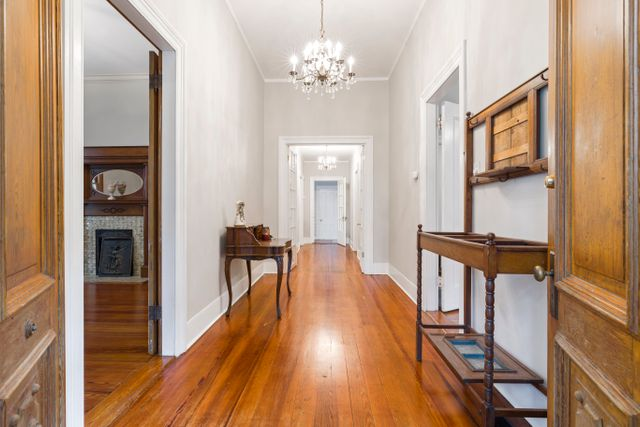
#> input picture web/assets/images/room-appartement-ancien-640.jpg, 640 x 427 px
$ python -i floor_geometric.py   (imports and definitions only)   (older library calls are emulated)
#> lines starting #> are read from the running program, lines starting #| are printed output that depends on the picture
### app/services/floor_segmentation.py
"""Segmentation du sol — interface commune, et l'adaptation qui compte.

**EXPLORATOIRE. AUCUNE VÉRITÉ TERRAIN OFFICIELLE. AUCUN CHOIX DE MODÈLE.**

Ce module donne une forme commune à des candidats qui ne se ressemblent pas :
une base géométrique sans apprentissage, et des modèles sémantiques entraînés
sur ADE20K. Trois candidats, pas trente : il n'y a donc ni registre de
greffons, ni fabrique, ni découverte dynamique — une fonction et un
`Protocol` suffisent, et une usine à plugins pour trois entrées serait du
décor.

## Le point qui décide de tout : `floor` n'est pas `floorVisible`

ADE20K a une classe `floor;flooring` (indice 3 en base zéro, 4 en base un) et
une classe `rug;carpet;carpeting` (28 / 29). Un modèle qui les prédit ne
répond pas pour autant à notre question. Notre `floorVisible`
(`docs/annotation-protocol.md`) est **plus strict** :

* il exclut les tapis — que la classe `rug` permet justement de retirer ;
* il exclut ce qui **repose** sur le sol : meubles, pieds, cartons. ADE20K a
  des classes pour beaucoup d'entre eux, mais elles décrivent l'objet, pas le
  fait qu'il masque le sol ;
* il exclut la surface **extérieure** vue par une ouverture — ADE20K la nomme
  `earth`, `grass`, `sidewalk`, `road`… sans dire qu'elle est dehors ;
* il exclut les éléments techniques encastrés, qu'aucune classe ne distingue ;
* et il **inclut** les ombres et les reflets francs, qu'un modèle a tendance à
  perdre.

L'adaptation appliquée ici est donc **volontairement minimale et générale** :

    floorVisible ≈ (classe floor)  −  (classes de revêtement posé)

et rien d'autre. Pas de règle par scène, pas de seuil ajusté à la main sur une
image, aucune information venue des relevés. Ce qui manque à cette règle est
précisément ce que le LOT D doit apporter — et le mesurer honnêtement suppose
de ne pas le compenser ici en cachette.

## Ce que ce module ne fait pas

Il ne choisit pas, il ne classe pas, il ne note pas. Il exécute et il rend un
masque, une frontière et des durées. Le jugement appartient à l'œil humain sur
les aperçus, et aux métriques une fois qu'une vérité terrain approuvée
existera — c'est-à-dire pas aujourd'hui.
"""

from __future__ import annotations

from dataclasses import dataclass, field
from typing import Protocol

import cv2
import numpy as np

#: Indices ADE20K (base zéro, ordre de `objectInfo150.csv`) dont nous avons
#: besoin. Relevés sur la liste officielle, pas devinés :
#: `wall` 0, `floor;flooring` 3, `rug;carpet;carpeting` 28.
ADE20K_FLOOR = 3
ADE20K_RUG = 28
ADE20K_WALL = 0

#: Ce qu'on retire du sol prédit : un revêtement posé n'est pas du sol
#: remplaçable. C'est la seule soustraction faite, et elle est générale.
ADE20K_FLOOR_COVERINGS = (ADE20K_RUG,)


@dataclass(frozen=True, slots=True)
class FloorSegmentationResult:
    """Ce qu'un candidat rend, quel qu'il soit.

    `mask` est booléen, à la résolution de l'image d'entrée. `probability`
    n'existe que si le candidat en produit une — une base géométrique n'en a
    aucune, et lui en inventer une serait mentir sur sa nature.
    """

    candidate: str
    mask: np.ndarray
    probability: np.ndarray | None = None
    #: Frontière du masque, en coordonnées normalisées : c'est là que se juge
    #: la limite sol/mur, et elle ne demande aucun modèle de plus.
    boundary: list[list[tuple[float, float]]] = field(default_factory=list)
    #: `model_load`, `inference`, `post`, `total` — en ms. Une clé absente
    #: signifie « étage non exécuté », jamais « instantané ».
    timings: dict[str, float] = field(default_factory=dict)
    metadata: dict[str, object] = field(default_factory=dict)
    #: Carte de classes complète, quand le candidat est sémantique. Sert au
    #: pipeline expérimental pour lire d'autres classes que le sol — le tapis
    #: en premier — sans relancer le modèle. `None` pour une base géométrique,
    #: qui ne connaît aucune classe.
    labels: np.ndarray | None = None

    # [4 lines left out: function coverage, not called in this run]


class FloorSegmenter(Protocol):
    """Un candidat. Une méthode, et un nom pour le reconnaître."""

    name: str

    def segment(self, image_rgb: np.ndarray) -> FloorSegmentationResult: ...


# [16 lines left out: function semantic_to_floor_visible, not called in this run]


def clean_mask(mask: np.ndarray, *, min_area_ratio: float = 0.002) -> np.ndarray:
    """Retire les miettes, garde les trous.

    Les composantes minuscules sont du bruit de prédiction. Les **trous**, en
    revanche, ne sont pas comblés : un trou est peut-être un pied de chaise, et
    le boucher effacerait exactement ce que la préservation des objets fins
    doit mesurer.
    """
    binaire = mask.astype(np.uint8)
    nb, etiquettes, stats, _ = cv2.connectedComponentsWithStats(binaire, connectivity=8)
    if nb <= 1:
        return mask
    seuil = mask.size * min_area_ratio
    garde = np.zeros_like(mask)
    for i in range(1, nb):
        if stats[i, cv2.CC_STAT_AREA] >= seuil:
            garde |= etiquettes == i
    return garde


def mask_boundary(
    mask: np.ndarray, *, epsilon_ratio: float = 0.0015
) -> list[list[tuple[float, float]]]:
    """Contour du masque, en coordonnées normalisées.

    Sert à regarder la limite sol/mur de près — l'endroit où trois pixels de
    trop se voient immédiatement sur une plinthe blanche. Aucun modèle
    supplémentaire n'est nécessaire pour l'obtenir : elle se dérive de la
    prédiction elle-même.
    """
    hauteur, largeur = mask.shape[:2]
    contours, _ = cv2.findContours(mask.astype(np.uint8), cv2.RETR_LIST, cv2.CHAIN_APPROX_SIMPLE)
    sorties: list[list[tuple[float, float]]] = []
    for contour in contours:
        if cv2.contourArea(contour) < mask.size * 0.001:
            continue
        approx = cv2.approxPolyDP(contour, epsilon_ratio * max(largeur, hauteur), True)
        sorties.append(
            [(float(p[0][0]) / (largeur - 1), float(p[0][1]) / (hauteur - 1)) for p in approx]
        )
    return sorties


# [15 lines left out: function mask_to_png_bytes, not called in this run]

### app/services/floor_geometric.py
"""Base de comparaison géométrique — sans apprentissage.

**EXPLORATOIRE.** Elle ne sert pas à être belle. Elle sert à répondre à une
seule question, et c'est la question la moins agréable à poser à un modèle :

    un modèle appris apporte-t-il RÉELLEMENT quelque chose ?

Sans elle, tout résultat semble bon : on n'a rien à quoi le comparer. Avec
elle, un modèle qui ne fait pas mieux qu'une heuristique de quinze lignes est
démasqué immédiatement.

## L'heuristique, en une phrase

Le sol d'une photo d'intérieur est **en bas**, il est **grossièrement
homogène**, et il est séparé du mur par une **rupture horizontale**. On
cherche donc, colonne par colonne, la transition la plus franche dans la
moitié basse de l'image, et on garde ce qui est en dessous.

C'est tout. Aucune perspective, aucun objet, aucun tapis, aucun pied de
chaise. On sait d'avance qu'elle échouera sur une pièce meublée : c'est
justement ce qu'on veut pouvoir montrer.

**Pas d'acharnement.** Empiler cinquante heuristiques pour la rendre
compétitive coûterait des jours et fausserait la comparaison — on aurait alors
mis notre intelligence dans la base, pas dans le modèle.
"""

from __future__ import annotations

import time

import cv2
import numpy as np

from app.services.floor_segmentation import (
    FloorSegmentationResult,
    clean_mask,
    mask_boundary,
)


class GeometricFloorBaseline:
    """Sol = ce qui est sous la rupture horizontale la plus franche."""

    name = "opencv-baseline"

    def __init__(self, *, blur: int = 9, search_from: float = 0.35) -> None:
        #: Le flou noie le veinage du parquet, qui sinon crée autant d'arêtes
        #: que la jonction avec le mur.
        self.blur = blur
        #: On ne cherche pas la jonction dans le tiers haut : un tableau ou une
        #: fenêtre y produisent des ruptures plus franches que le sol.
        self.search_from = search_from

    def segment(self, image_rgb: np.ndarray) -> FloorSegmentationResult:
        t0 = time.perf_counter()
        hauteur, largeur = image_rgb.shape[:2]
#> hauteur = 427; largeur = 640
        gris = cv2.cvtColor(image_rgb, cv2.COLOR_RGB2GRAY)
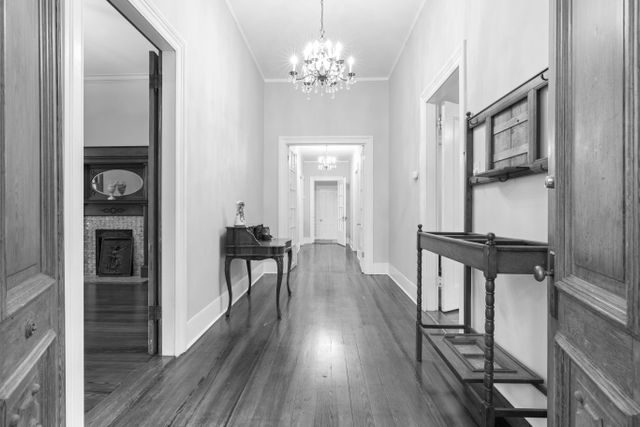
#> gris: shape (427, 640); min 0, max 255, mean 156.7
        gris = cv2.GaussianBlur(gris, (self.blur, self.blur), 0)
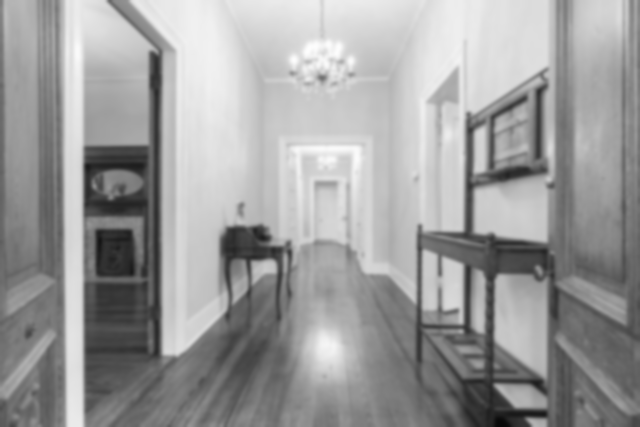
#> gris: shape (427, 640); min 9, max 253, mean 156.8

        # Gradient vertical : une jonction sol/mur est une ligne horizontale,
        # donc une variation forte quand on descend.
        grad = np.abs(cv2.Sobel(gris, cv2.CV_32F, 0, 1, ksize=5))
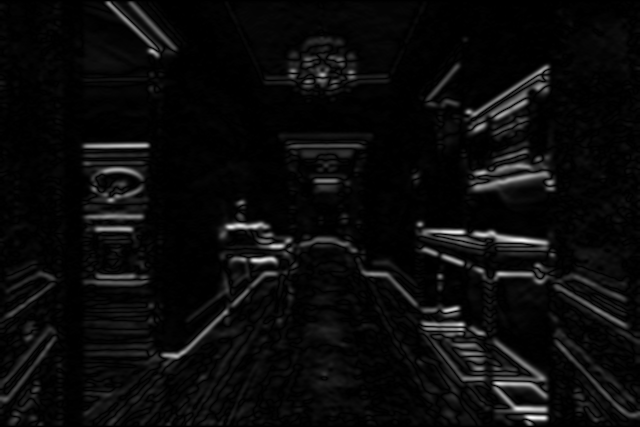
#> grad: shape (427, 640) float32; min 0, max 4000, mean 182.4; drawn with min black and max white
        depart = int(hauteur * self.search_from)
#> depart = 149

        # Par colonne, la ligne de rupture la plus forte sous `depart`.
        limites = np.full(largeur, hauteur, dtype=np.int32)
#> limites = 640 values from 427 to 427
        for x in range(largeur):
            colonne = grad[depart:, x]
            if colonne.size:
                limites[x] = depart + int(np.argmax(colonne))
#> after the loop, limites = 640 values, max 418 at index 546, min 153 at index 74, mean 282.3

        # Une jonction est continue : on lisse les limites pour qu'un meuble
        # sombre ne creuse pas un puits d'une colonne de large.
        noyau = max(9, (largeur // 40) | 1)
#> noyau = 17
        lisses = cv2.medianBlur(limites.astype(np.float32).reshape(1, -1), 1).ravel()
#> lisses has the same summary as limites
        limites = np.convolve(lisses, np.ones(noyau) / noyau, mode="same").astype(np.int32)
#> limites = 640 values, max 417 at index 538, min 169 at index 114, mean 279.2

        masque = np.zeros((hauteur, largeur), dtype=bool)
        for x in range(largeur):
            masque[limites[x] :, x] = True
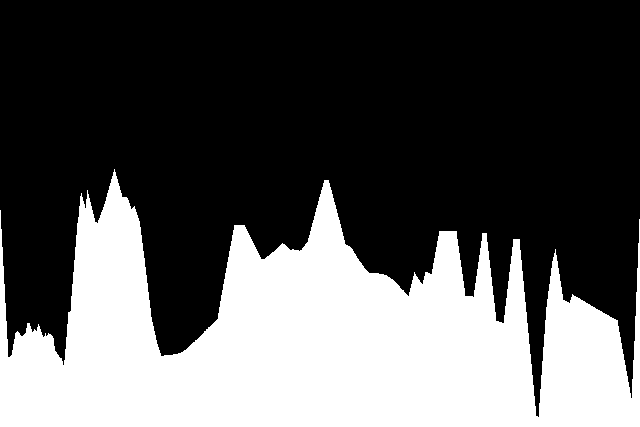
#> masque: shape (427, 640) bool; 34.6% white; 1 white region

        infer_ms = (time.perf_counter() - t0) * 1000
        t1 = time.perf_counter()
        masque = clean_mask(masque)
        bord = mask_boundary(masque)
        post_ms = (time.perf_counter() - t1) * 1000

        return FloorSegmentationResult(
            candidate=self.name,
            mask=masque,
            probability=None,
            boundary=bord,
            timings={
                "model_load": 0.0,
                "inference": round(infer_ms, 1),
                "post": round(post_ms, 1),
                "total": round(infer_ms + post_ms, 1),
            },
            metadata={
                "kind": "geometric",
                "learned": False,
                "inference_resolution": f"{largeur}x{hauteur}",
                "note": (
                    "aucune perspective, aucun objet, aucun tapis : base de "
                    "comparaison, pas candidat produit"
                ),
            },
        )

>>> import cv2
>>> picture = cv2.cvtColor(cv2.imread('../../web/assets/images/room-appartement-ancien-640.jpg'), cv2.COLOR_BGR2RGB)
>>> result = GeometricFloorBaseline().segment(picture)

$ run again, on web/assets/images/room-bureau-meuble-640.jpg
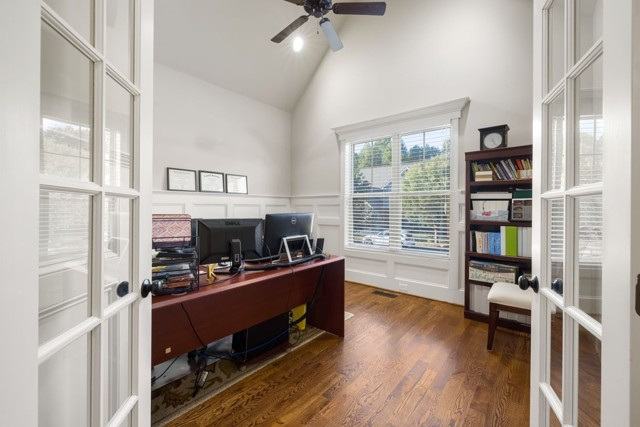
#> input picture web/assets/images/room-bureau-meuble-640.jpg, 640 x 427 px
#> in segment, `grad = np.abs(cv2.Sobel(gris, cv2.CV_32F, 0, 1, ksize=5))`:
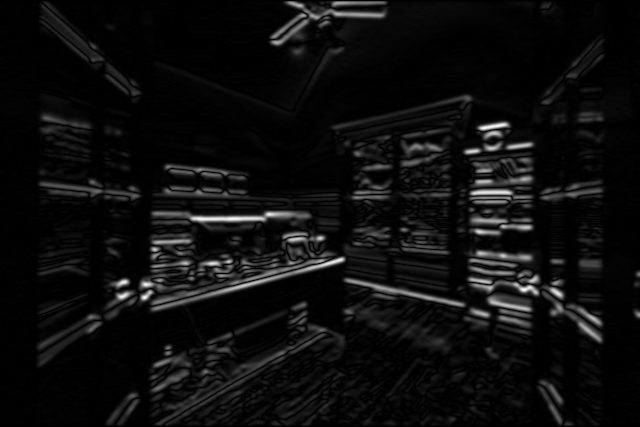
#> grad: shape (427, 640) float32; min 0, max 4061, mean 227.2; drawn with min black and max white
#> after the loop in segment, `for x in range(largeur):`: limites = 640 values, max 388 at index 540, min 149 at index 0, mean 251
#> lisses has the same summary as limites
#> in segment, `limites = np.convolve(lisses, np.ones(noyau) / noyau, mode="same").ast..`: limites = 640 values, max 323 at index 586, min 135 at index 0, mean 248.7
#> after the loop in segment, `for x in range(largeur):`:
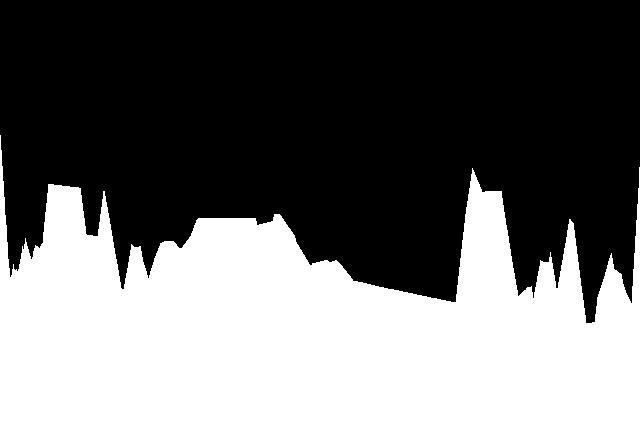
#> masque: shape (427, 640) bool; 41.8% white; 1 white region
